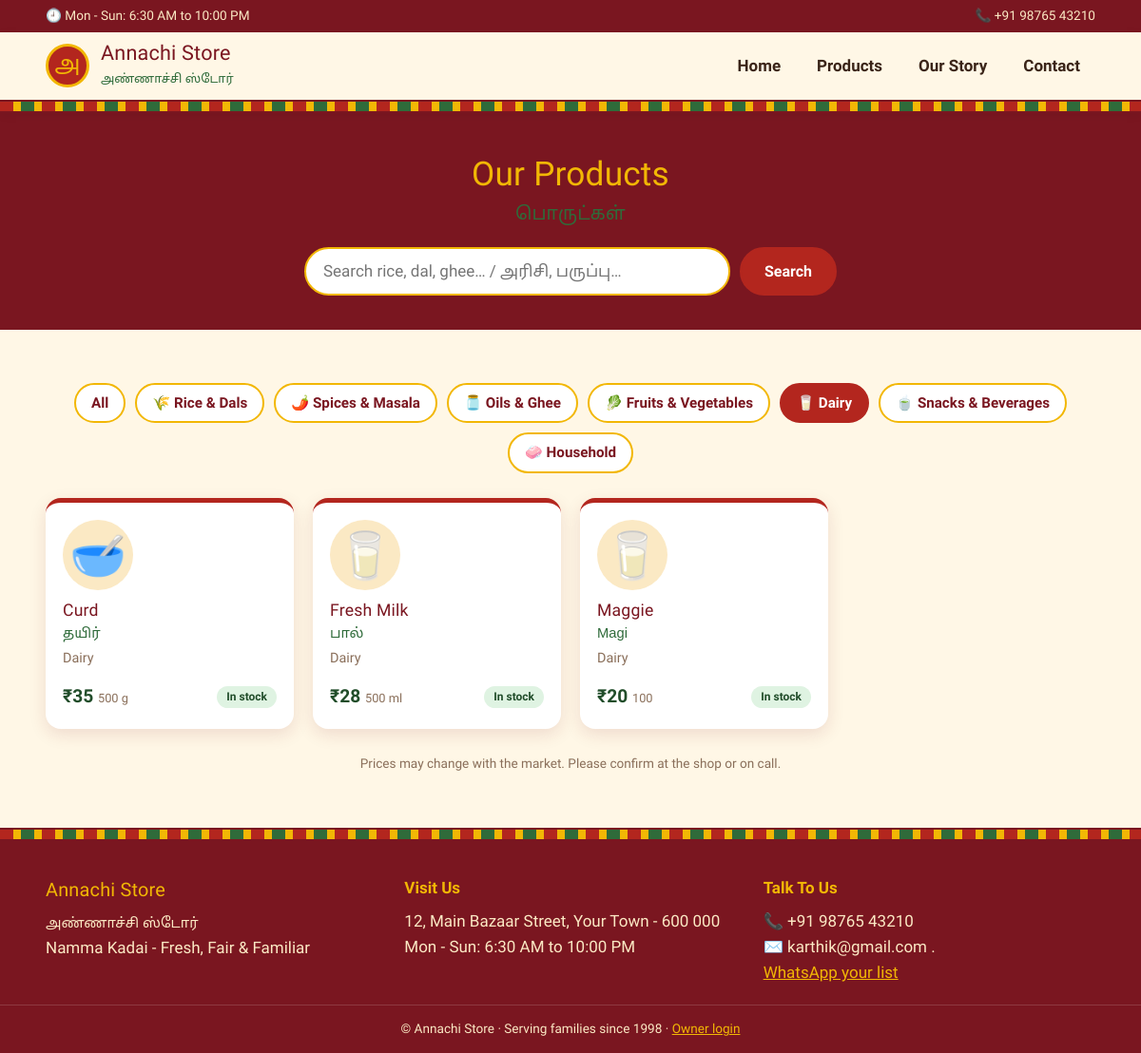
The page /products?category=Dairy on the database its author committed.
### tables this page shows
CREATE TABLE products (
            id INTEGER PRIMARY KEY AUTOINCREMENT,
            name TEXT NOT NULL,
            tamil_name TEXT DEFAULT '',
            category TEXT NOT NULL,
            price REAL NOT NULL,
            unit TEXT NOT NULL,
            emoji TEXT DEFAULT '🛒',
            featured INTEGER DEFAULT 0,
            in_stock INTEGER DEFAULT 1
        );

### app.py (the view)
@app.route("/products")
def products():
    q = request.args.get("q", "").strip()
    cat = request.args.get("category", "").strip()
    sql, args = "SELECT * FROM products WHERE 1=1", []
    if q:
        sql += " AND (name LIKE ? OR tamil_name LIKE ?)"
        args += [f"%{q}%", f"%{q}%"]
    if cat in CATEGORIES:
        sql += " AND category=?"
        args.append(cat)
    sql += " ORDER BY category, name"
    items = get_db().execute(sql, args).fetchall()
    return render_template("products.html", items=items, q=q, active=cat)

### app.py (called while the page is built)
def get_db():
    if "db" not in g:
        g.db = sqlite3.connect(DATABASE)
        g.db.row_factory = sqlite3.Row
    return g.db

@app.context_processor
def inject_globals():
    return {"store": STORE, "categories": CATEGORIES}

### templates/products.html (shortened to what this page needs)
{% extends "base.html" %}
{% block content %}
<section class="page-head">
  <div class="wrap">
    <h1>Our Products <small>பொருட்கள்</small></h1>
    <form class="search" method="get" action="{{ url_for('products') }}">
      <input type="text" name="q" value="{{ q }}" placeholder="Search rice, dal, ghee… / அரிசி, பருப்பு…">
      <button class="btn" type="submit">Search</button>
    </form>
  </div>
</section>
<section class="section">
  <div class="wrap">
    <div class="chips">
      <a class="chip {% if not active %}on{% endif %}" href="{{ url_for('products', q=q) }}">All</a>
      {% for name, icon in categories.items() %}
        <a class="chip {% if active == name %}on{% endif %}"
           href="{{ url_for('products', category=name, q=q) }}">{{ icon }} {{ name }}</a>
      {% endfor %}
    </div>
    {% if items %}
    <div class="grid">
      {% for p in items %}{% include "_card.html" %}{% endfor %}
    </div>
    {% else %}
      <p class="center muted">No products found. Try another word, or <a href="{{ url_for('contact') }}">ask us</a>.</p>
    {% endif %}
    <p class="note">Prices may change with the market. Please confirm at the shop or on call.</p>
  </div>
</section>
{% endblock %}

### templates/_card.html
<article class="card {% if not p.in_stock %}soldout{% endif %}">
  <div class="card-emoji">{{ p.emoji }}</div>
  <h3>{{ p.name }}</h3>
  {% if p.tamil_name %}<p class="tamil">{{ p.tamil_name }}</p>{% endif %}
  <p class="muted">{{ p.category }}</p>
  <div class="card-foot">
    <span class="price">₹{{ '%g' % p.price }} <small>{{ p.unit }}</small></span>
    {% if p.in_stock %}<span class="tag ok">In stock</span>{% else %}<span class="tag out">Out of stock</span>{% endif %}
  </div>
</article>

### static/css/style.css (style rules this page uses)
:root { --turmeric:#f2b705; --turmeric-d:#d99a00; --kumkum:#b3261e; --maroon:#7a1620; --leaf:#2f6b3a; --leaf-d:#214d2a; --cream:#fff7e6; --sand:#fbe9c4; --ink:#3a2418; --muted:#8a6f5a; --radius:16px; --shadow:0 6px 18px rgba(122,22,32,.12); }
* { box-sizing:border-box;margin:0;padding:0 }
html { scroll-behavior:smooth }
body { font-family:'Mukta','Noto Sans Tamil',system-ui,sans-serif;background:var(--cream);color:var(--ink);line-height:1.6;font-size:17px }
a { color:var(--kumkum);text-decoration:none }
h1,h2,h3,.brand strong { font-family:'Yatra One','Noto Sans Tamil',Georgia,serif;font-weight:400;letter-spacing:.2px }
.wrap { width:min(1120px,92%);margin:0 auto }
.tamil { font-family:'Noto Sans Tamil',sans-serif;color:var(--leaf);font-size:.92rem }
.muted { color:var(--muted);font-size:.9rem }
.btn { display:inline-block;background:var(--kumkum);color:#fff;border:2px solid var(--kumkum);padding:10px 24px;border-radius:999px;font:600 1rem 'Mukta',sans-serif;cursor:pointer;transition:.2s }
.section { padding:56px 0 }
.title small,.page-head h1 small { font-family:'Noto Sans Tamil',sans-serif;font-size:.55em;color:var(--leaf);display:block }
.page-head { background:var(--maroon);color:var(--sand);padding:36px 0;text-align:center }
.page-head h1 { font-size:2.2rem;color:var(--turmeric) }
.page-head small { color:var(--sand) }
.grid { display:grid;grid-template-columns:repeat(auto-fill,minmax(220px,1fr));gap:20px }
.card { background:#fff;border-radius:var(--radius);padding:18px;box-shadow:var(--shadow);border-top:5px solid var(--kumkum);display:flex;flex-direction:column;gap:2px;transition:.2s }
.card-emoji { font-size:3rem;background:var(--sand);width:74px;height:74px;display:grid;place-items:center;border-radius:50%;margin-bottom:8px }
.card h3 { font-size:1.1rem;color:var(--maroon);line-height:1.3 }
.card-foot { margin-top:auto;padding-top:12px;display:flex;justify-content:space-between;align-items:center;gap:6px;flex-wrap:wrap }
.price { font-weight:700;font-size:1.2rem;color:var(--leaf-d) }
.price small { font-weight:400;color:var(--muted);font-size:.8rem }
.tag { font-size:.75rem;padding:2px 10px;border-radius:999px;font-weight:600 }
.tag.ok { background:#dff3e2;color:var(--leaf-d) }
.search { display:flex;gap:10px;max-width:560px;margin:18px auto 0 }
.search input { flex:1;padding:10px 18px;border-radius:999px;border:2px solid var(--turmeric);font:inherit }
.chips { display:flex;gap:10px;flex-wrap:wrap;margin-bottom:26px;justify-content:center }
.chip { padding:7px 16px;border-radius:999px;background:#fff;border:2px solid var(--turmeric);color:var(--maroon);font-weight:600;font-size:.95rem }
.chip.on,.chip:hover { background:var(--kumkum);border-color:var(--kumkum);color:#fff }
.note { text-align:center;color:var(--muted);font-size:.85rem;margin-top:26px }

### rows shown on the page
products: emoji "🥣", name "Curd", tamil_name "தயிர்", category "Dairy", price "35", unit "500 g", in_stock "In stock"
products: emoji "🥛", name "Fresh Milk", tamil_name "பால்", category "Dairy", price "28", unit "500 ml", in_stock "In stock"
products: emoji "🥛", name "Maggie", tamil_name "Magi", category "Dairy", price "20", unit "100", in_stock "In stock"

### other values the page prints
{{ store.hours }} "Mon - Sun: 6:30 AM to 10:00 PM"
{{ store.phone }} "+91 98765 43210"
{{ store.name }} "Annachi Store"
{{ store.tamil_name }} "அண்ணாச்சி ஸ்டோர்"
{{ icon }} "🌾" "🌶️" "🫙" "🥬" "🥛" "🍵" "🧼"
{{ name }} "Rice & Dals" "Spices & Masala" "Oils & Ghee" "Fruits & Vegetables" "Dairy" "Snacks & Beverages" "Household"
{{ store.tagline }} "Namma Kadai - Fresh, Fair & Familiar"
{{ store.address }} "12, Main Bazaar Street, Your Town - 600 000"
{{ store.email }} "karthik@gmail.com ."
{{ store.year_started }} "1998"
